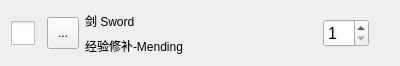
<?xml version="1.0" encoding="UTF-8"?>
<ui version="4.0">
 <class>ItemListWidget</class>
 <widget class="QWidget" name="ItemListWidget">
  <property name="geometry">
   <rect>
    <x>0</x>
    <y>0</y>
    <width>400</width>
    <height>66</height>
   </rect>
  </property>
  <property name="sizePolicy">
   <sizepolicy hsizetype="Expanding" vsizetype="Fixed">
    <horstretch>0</horstretch>
    <verstretch>0</verstretch>
   </sizepolicy>
  </property>
  <property name="windowTitle">
   <string>Form</string>
  </property>
  <layout class="QHBoxLayout" name="horizontalLayout">
   <item>
    <widget class="QCheckBox" name="cb">
     <property name="sizePolicy">
      <sizepolicy hsizetype="Fixed" vsizetype="Fixed">
       <horstretch>0</horstretch>
       <verstretch>0</verstretch>
      </sizepolicy>
     </property>
     <property name="minimumSize">
      <size>
       <width>24</width>
       <height>24</height>
      </size>
     </property>
     <property name="styleSheet">
      <string notr="true">QCheckBox::indicator {
width: 24px;
height: 24px;
}</string>
     </property>
     <property name="text">
      <string/>
     </property>
     <property name="iconSize">
      <size>
       <width>24</width>
       <height>24</height>
      </size>
     </property>
     <property name="checkable">
      <bool>true</bool>
     </property>
    </widget>
   </item>
   <item>
    <widget class="QToolButton" name="toolButton">
     <property name="minimumSize">
      <size>
       <width>32</width>
       <height>32</height>
      </size>
     </property>
     <property name="text">
      <string>...</string>
     </property>
     <property name="iconSize">
      <size>
       <width>24</width>
       <height>24</height>
      </size>
     </property>
    </widget>
   </item>
   <item>
    <widget class="QWidget" name="widget" native="true">
     <layout class="QVBoxLayout" name="verticalLayout">
      <property name="leftMargin">
       <number>0</number>
      </property>
      <property name="topMargin">
       <number>0</number>
      </property>
      <property name="rightMargin">
       <number>0</number>
      </property>
      <property name="bottomMargin">
       <number>0</number>
      </property>
      <item>
       <widget class="QLabel" name="weapon_name">
        <property name="sizePolicy">
         <sizepolicy hsizetype="Preferred" vsizetype="Preferred">
          <horstretch>0</horstretch>
          <verstretch>0</verstretch>
         </sizepolicy>
        </property>
        <property name="text">
         <string>剑 Sword</string>
        </property>
       </widget>
      </item>
      <item>
       <widget class="QLabel" name="ench_name">
        <property name="sizePolicy">
         <sizepolicy hsizetype="Preferred" vsizetype="Preferred">
          <horstretch>4</horstretch>
          <verstretch>0</verstretch>
         </sizepolicy>
        </property>
        <property name="text">
         <string>经验修补-Mending</string>
        </property>
       </widget>
      </item>
     </layout>
    </widget>
   </item>
   <item>
    <spacer name="horizontalSpacer">
     <property name="orientation">
      <enum>Qt::Horizontal</enum>
     </property>
     <property name="sizeHint" stdset="0">
      <size>
       <width>81</width>
       <height>20</height>
      </size>
     </property>
    </spacer>
   </item>
   <item>
    <widget class="QSpinBox" name="sb">
     <property name="minimumSize">
      <size>
       <width>32</width>
       <height>24</height>
      </size>
     </property>
     <property name="font">
      <font>
       <pointsize>12</pointsize>
       <bold>false</bold>
      </font>
     </property>
     <property name="minimum">
      <number>1</number>
     </property>
    </widget>
   </item>
   <item>
    <spacer name="horizontalSpacer_2">
     <property name="orientation">
      <enum>Qt::Horizontal</enum>
     </property>
     <property name="sizeType">
      <enum>QSizePolicy::Fixed</enum>
     </property>
     <property name="sizeHint" stdset="0">
      <size>
       <width>20</width>
       <height>20</height>
      </size>
     </property>
    </spacer>
   </item>
  </layout>
 </widget>
 <resources/>
 <connections/>
</ui>
